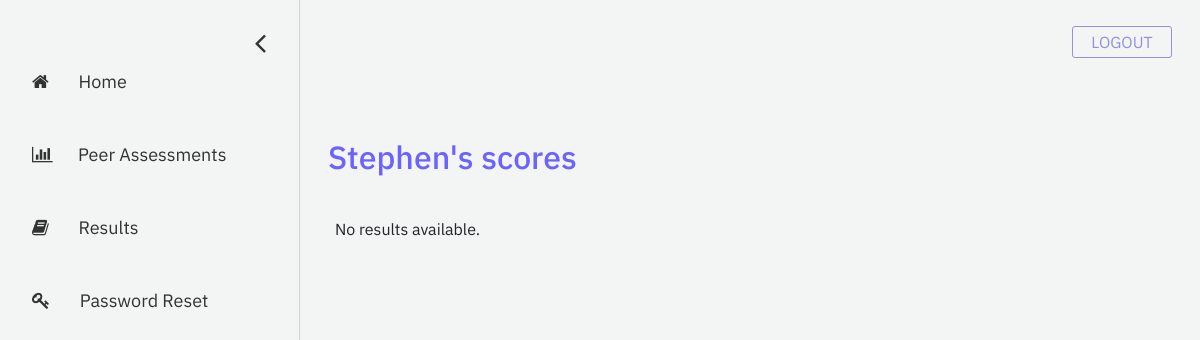
The page /student/completed-assessments (signed in) on the database as committed earlier.
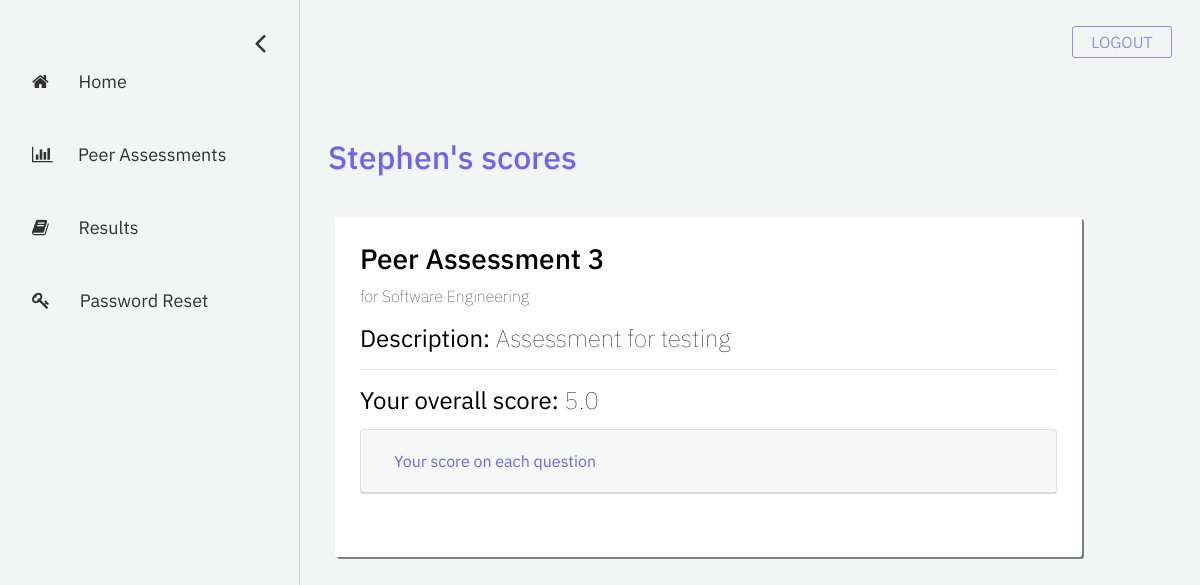
The same page on the database as committed later.
### account/models.py (models this page shows, shortened)
class User(AbstractBaseUser, PermissionsMixin):
    email = models.EmailField(
        verbose_name=_('email address'), max_length=255, unique=True
    )
    first_name = models.CharField(_('first name'), max_length=30, blank=True)
    last_name = models.CharField(_('last name'), max_length=150, blank=True)
    eagle_id = models.CharField(max_length = 8, unique=True)
    is_student = models.BooleanField(
        _('student status'),
        default=False,
        help_text=_(
            'Shows whether this user is a student. '
        ),
    )
    is_instructor = models.BooleanField(
        _('instructor status'),
        default=False,
        help_text=_(
            'Shows whether this user is a instructor. '
        ),
    )
    is_active = models.BooleanField(
        _('active'),
        default=True,
        help_text=_(
            'Designates whether this user should be treated as active. '
            'Unselect this instead of deleting accounts.'
        ),
    )
    is_staff = models.BooleanField(
        _('admin status'),
        default=False,
        help_text=_(
            'Designates whether the user can log into this admin site.'
        ),
    )
    date_joined = models.DateTimeField(
        _('date joined'), default=timezone.now
    )
    objects = UserManager()
    USERNAME_FIELD = 'email'
    REQUIRED_FIELDS = ['first_name', 'last_name', 'eagle_id', 'is_student', 'is_instructor']

### assessment/models.py (models this page shows, shortened)
class Assessment(models.Model):
    name = models.CharField("assessment name", max_length=255)
    description = models.TextField("description", max_length=512, blank=True)
    date_created = models.DateTimeField("date created", auto_now_add=True)
    start_date = models.DateField("start date")
    end_date = models.DateField("end date")
    open_status = models.BooleanField("open status", default=True)
    course = models.ForeignKey(Course, on_delete=models.CASCADE) # the course that this peer review belongs to
    questions = models.ManyToManyField(Question) # a set of Questions under this assessment
    result_sets = models.ManyToManyField(Result_set) # a set of Result_sets under this assessment
    completed_students = models.ManyToManyField(User, related_name="completed_students") # a set of Users who have completed this assessment
    def is_open(self):
        return self.open_status

class Result_set(models.Model):
    student = models.ForeignKey(User, related_name="evaluated_student", on_delete=models.CASCADE)
    team = models.ForeignKey(Team, on_delete=models.CASCADE)
    rating_answers = models.ManyToManyField(Answer, related_name="rating_answers") # a set of rating Answers under this assessment
    text_answers = models.ManyToManyField(Answer, related_name="text_answers") # a set of text Answers under this assessment
    def get_overall_average(self):
        scores = [answer.answer_rating for answer in self.rating_answers.all()] # a list of scores
        return round(np.mean(scores), 2)

class Answer(models.Model):
    question = models.ForeignKey(Question, on_delete=models.CASCADE)
    evaluator = models.ForeignKey(User, related_name="evaluator", on_delete=models.CASCADE) # the person who evaluates others
    team_member = models.ForeignKey(User, related_name="team_member", on_delete=models.CASCADE) # the person being evaluated
    answer_text = models.CharField("answer text", max_length=512, null=True) # answer for free response
    answer_rating = models.SmallIntegerField("answer rating", null=True) # answer for rating question (1-5)
    date_added = models.DateTimeField("date added", auto_now_add=True)
    date_modified = models.DateTimeField("date modified", auto_now=True)

### registration/models.py (models this page shows, shortened)
class Course(models.Model):
    course_name = models.CharField("course name", max_length=60)
    course_code = models.IntegerField("course code")
    section_number = models.SmallIntegerField("section number")
    year = models.SmallIntegerField("year of realization")
    semester_choices = (
        ('S', 'Spring'),
        ('F', 'Fall'),
    )
    semester = models.CharField("semester of realization", max_length = 1, choices = semester_choices)
    professors = models.ManyToManyField(User)
    students = models.ManyToManyField(User, related_name="students")

### eval_student/views.py (the view)
# urls.py: path('completed-assessments', views.completed_assessments, name='completed-assessments'),
def completed_assessments(request):
    assessment_list = Assessment.objects.all()
    filtered_list = []
    for assessment in assessment_list:
       if request.user in assessment.course.students.all() and not assessment.is_open():
           filtered_list.append(assessment)
    context = {
        'assessment_list': filtered_list,
    }
    return render(request, 'eval_student/completed-assessments.html', context=context)

### eval_student/templatetags/eval_student_extras.py (called while the page is built)
@register.simple_tag
def find_result_set(result_sets, student, course):
    for team in Team.objects.filter(course=course).all():
        if student in team.student.all():
            the_team = team
            break
    return result_sets.filter(student=student, team=the_team).first()

@register.simple_tag
def get_per_question_average(result_set, q_id):
        scores = [answer.answer_rating for answer in result_set.rating_answers.all() if answer.question.id == q_id] # a list of scores of that question
        return round(np.mean(scores), 2)

### eval_student/templates/eval_student/completed-assessments.html (shortened to what this page needs)
{% extends 'eval_student/base-sidebar.html'%}
{% load eval_student_extras %}
{% load static %}
{% block content%}
	<div id="main">
		<div class="container">
			<div class="container row">
				<h2 style="color: #6C63FF;">{{ user.first_name }}'s scores</h2>
			</div>
			{% if assessment_list|length > 0 %}
				{% for assessment in assessment_list %}
					<div class="column course-box">
						<h3> {{ assessment.name }} </h3>
						<p style="font-weight: 20;"> for {{ assessment.course.course_name }}</p>
						{% if assessment.description != '' %}
							<h4><b>Description:</b> {{ assessment.description }}</h4>
						{% else %}
							<h4><b>Description:</b> No assessment description</h4>
						{% endif %}
						<hr>
						{% find_result_set assessment.result_sets request.user assessment.course as result_set %}
						<h4><b>Your overall score:</b> {{ result_set.get_overall_average }}</h4>
						<div style="margin-top: 2%; margin-bottom: 2%;">
							<div class="card">
								<div class="card-header" id="headingOne_@{{ assessment.id }}">
									<h5 class="mb-0">
										<button style="color: #6C63FF;" class="btn btn-link" data-toggle="collapse" data-target="#collapseOne_@{{ assessment.id }}" aria-expanded="true" aria-controls="collapseOne_@{{ assessment.id }}">
											Your score on each question
										</button>
									</h5>
								</div>
							</div>
						</div>
					</div>
				{% endfor %}
			{% else %}
				No results available.
			{% endif %}
		</div>
	</div>
{% endblock %}

### eval_student/templates/eval_student/base-sidebar.html (shortened to what this page needs)
<!doctype html>
<html lang="en">
  <head>
	{% load static %}
    <link rel="stylesheet" href="https://stackpath.bootstrapcdn.com/bootstrap/4.4.1/css/bootstrap.min.css">
	<link rel="stylesheet" href="https://cdnjs.cloudflare.com/ajax/libs/font-awesome/4.7.0/css/font-awesome.min.css">
	<link rel="stylesheet" href="{% static 'eval_student/css/base-sidebar.css' %}">
	<link rel="stylesheet" href="{% static 'eval_student/css/peer-assessments.css' %}">
	<link rel="stylesheet" href="{% static 'eval_student/css/completed-assessments.css' %}">
  </head>
<body>
	<div id="mySidenav" class="sidenav">
		<a href="javascript:void(0)" class="closebtn" onclick="closeNav()"><i class = "fa fa-angle-left"></i></a>
		<a href="{% url 'student-dashboard' %}">
			<i class = "fa fa-home"></i> &nbsp;&nbsp;&nbsp;&nbsp;&nbsp;&nbsp;Home
		</a>
		<a href="{% url 'peer-assessments' %}">
            <i class = "fa fa-bar-chart"></i> &nbsp;&nbsp;&nbsp;&nbsp;&nbsp;Peer Assessments
        </a>
		<a href="{% url 'completed-assessments' %}">
			<i class = "fa fa-book"></i> &nbsp;&nbsp;&nbsp;&nbsp;&nbsp;&nbsp;Results
		</a>
		<a href="{% url 'password-reset' %}">
			<i class = "fa fa-key"></i> &nbsp;&nbsp;&nbsp;&nbsp;&nbsp;&nbsp;Password Reset
		</a>
	</div>
	<span class="menu" style="font-size:20px;cursor:pointer" onclick="openNav()">&nbsp;&nbsp;Menu</span>
	<div class="logout_btn_container">
		<a href = "{% url 'log_out' %}" class="logout-btn">LOGOUT</a>
	</div>
    {% block content%}
    {% endblock %}
</body>
</html>

### eval_student/static/eval_student/css/base-sidebar.css (style rules this page uses)
body { font-family: 'IBM Plex Sans', sans-serif; background-color: #f3f4f4; }
.sidenav { height: 100%; width: 0px; position: fixed; z-index: 1; top: 0; left: 0; background-color: #f3f4f4; overflow-x: hidden; padding-top: 60px; transition: 0.5s; border-right: 1px solid lightgray; }
.sidenav a { padding: 8px 8px 8px 32px; text-decoration: none; font-size: 18px; color: #323232; display: block; transition: 0.3s; margin-bottom: 30px; }
.sidenav .closebtn { position: absolute; top: 0; right: 25px; font-size: 32px; margin-left: 50px; margin-bottom: 100px; margin-top: 10px; }
#main { transition: margin-left .5s; padding: 20px; }
.menu { top: 0px; left: 15px; font-size: 5px; position: relative; line-height: 80px; padding: 8px; -moz-border-radius: 100px; border-radius: 100px; text-align: center; }
.logout-btn { position: absolute; top: 26px; right: 28px; -webkit-border-radius: 3px; -moz-border-radius: 3px; border-radius: 3px; border: 1px solid #9391de; height: 0px; line-height: 0px; color: #9391de; font-size: 16px; padding: 15px; background-color: #f3f4f4; display: inline-block; cursor: pointer; text-align: center; width: 100px; text-decoration: none; }
.row { position: relative; top: 20px; padding: 8px; margin-top: 10px; margin-bottom: 45px; }
.course-box { width: 90% !important; background-color: white; color: black; padding: 25px; padding-bottom: 50px; margin-right: 15px; margin-top: 25px; border-radius: 3px; box-shadow: 2px 2px grey; }

### eval_student/static/eval_student/css/peer-assessments.css (style rules this page uses)
h4 { font-weight: 80; margin-right: 5%; }

Rows that differ between the two databases and show on the page:
added Assessment: name "Peer Assessment 3", course.course_name "Software Engineering", description "Assessment for testing"
added Result_set: get_overall_average "5.0"
Other text that changed with them:
text no longer shown: "No results available."
